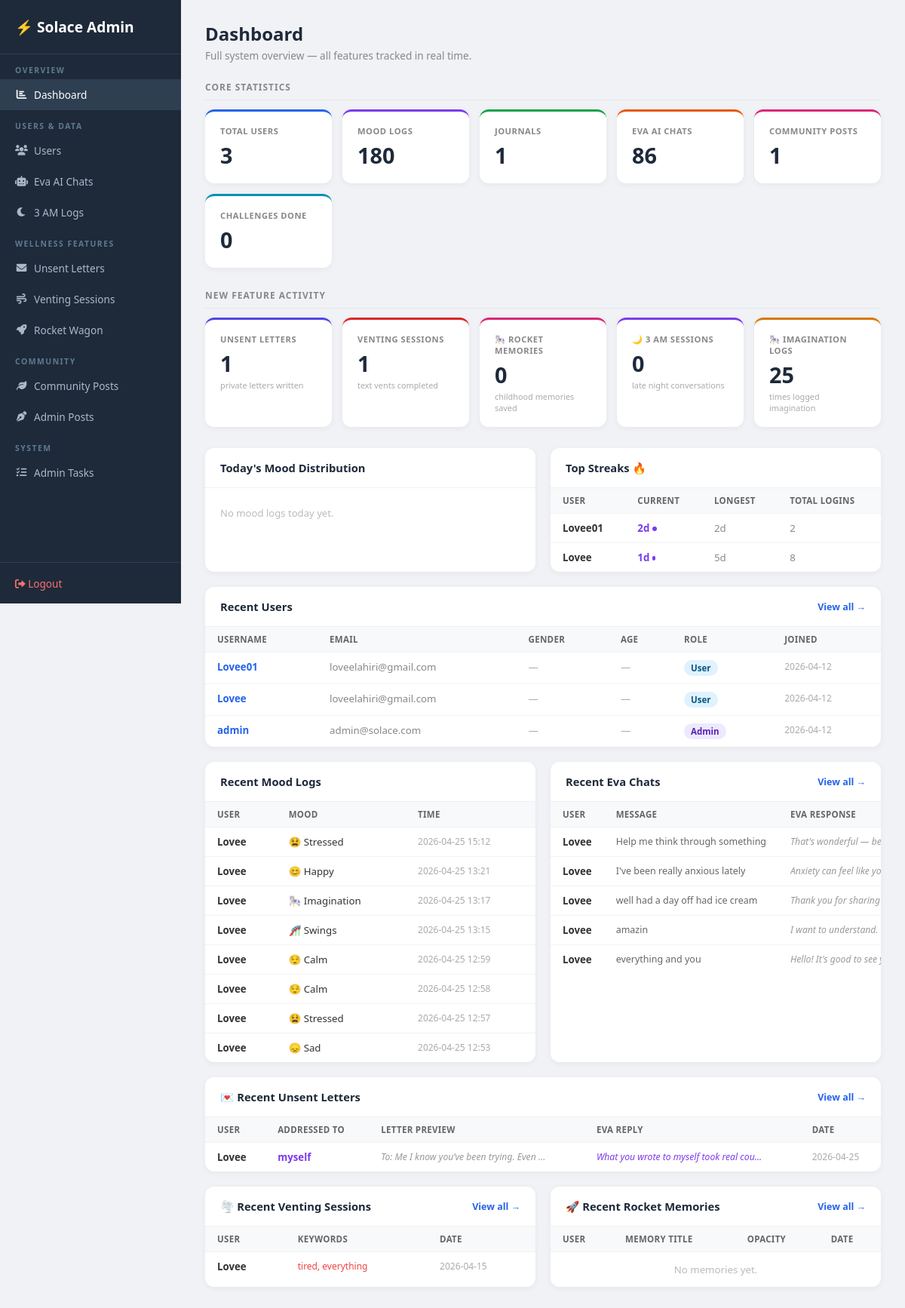
The page /admin (signed in) on the database its author committed.
### tables this page shows
CREATE TABLE login_streaks (
                id            INTEGER PRIMARY KEY AUTOINCREMENT,
                user_id       INTEGER UNIQUE REFERENCES users(id),
                current_streak INTEGER DEFAULT 0,
                longest_streak INTEGER DEFAULT 0,
                last_login_date TEXT,
                total_logins   INTEGER DEFAULT 0
            );

CREATE TABLE users (
                id         INTEGER PRIMARY KEY AUTOINCREMENT,
                username   TEXT UNIQUE NOT NULL,
                email      TEXT NOT NULL,
                password   TEXT NOT NULL,
                is_admin   INTEGER DEFAULT 0,
                created_at DATETIME DEFAULT CURRENT_TIMESTAMP
            , gender TEXT DEFAULT '', age INTEGER DEFAULT 0, age_group TEXT DEFAULT '', dob TEXT DEFAULT '');

CREATE TABLE mood_logs (
                id        INTEGER PRIMARY KEY AUTOINCREMENT,
                user_id   INTEGER NOT NULL REFERENCES users(id),
                mood      TEXT NOT NULL,
                timestamp DATETIME DEFAULT CURRENT_TIMESTAMP
            );

CREATE TABLE chat_history (
                id           INTEGER PRIMARY KEY AUTOINCREMENT,
                session_id   TEXT,
                user_id      INTEGER REFERENCES users(id),
                user_message TEXT,
                ai_response  TEXT,
                timestamp    DATETIME DEFAULT CURRENT_TIMESTAMP
            );

CREATE TABLE unsent_letters (
                id         INTEGER PRIMARY KEY AUTOINCREMENT,
                user_id    INTEGER REFERENCES users(id),
                addressed_to TEXT NOT NULL,
                letter     TEXT NOT NULL,
                eva_reply  TEXT,
                created_at DATETIME DEFAULT CURRENT_TIMESTAMP
            );

CREATE TABLE venting_sessions (
                id         INTEGER PRIMARY KEY AUTOINCREMENT,
                user_id    INTEGER REFERENCES users(id),
                transcript TEXT,
                keywords   TEXT,
                created_at DATETIME DEFAULT CURRENT_TIMESTAMP
            );

### app.py (the view)
@app.route("/admin")
@admin_required
def admin_dashboard() -> Any:
    with get_db() as conn:
        total_users      = conn.execute("SELECT COUNT(*) FROM users").fetchone()[0]
        total_moods      = conn.execute("SELECT COUNT(*) FROM mood_logs").fetchone()[0]
        total_journals   = conn.execute("SELECT COUNT(*) FROM journals").fetchone()[0]
        total_chats      = conn.execute("SELECT COUNT(*) FROM chat_history").fetchone()[0]
        total_posts      = conn.execute("SELECT COUNT(*) FROM community_posts").fetchone()[0]
        total_letters    = conn.execute("SELECT COUNT(*) FROM unsent_letters").fetchone()[0]
        total_vents      = conn.execute("SELECT COUNT(*) FROM venting_sessions").fetchone()[0]
        total_memories   = conn.execute("SELECT COUNT(*) FROM rocket_wagon").fetchone()[0]
        total_challenges = conn.execute("SELECT COUNT(*) FROM daily_challenges WHERE completed=1").fetchone()[0]
        total_3am        = conn.execute("""
            SELECT COUNT(*) FROM chat_history
            WHERE strftime('%H', timestamp) IN ('01','02','03','04')
        """).fetchone()[0]
        mood_today = conn.execute("""
            SELECT mood, COUNT(*) as cnt FROM mood_logs
            WHERE DATE(timestamp) = DATE('now')
            GROUP BY mood ORDER BY cnt DESC
        """).fetchall()
        total_imagination = conn.execute(
            "SELECT COUNT(*) FROM mood_logs WHERE mood='imagination'"
        ).fetchone()[0]
        recent_users = conn.execute(
            "SELECT id, username, email, is_admin, created_at, gender, age FROM users ORDER BY created_at DESC LIMIT 6"
        ).fetchall()
        recent_moods = conn.execute("""
            SELECT u.username, ml.mood, ml.timestamp
            FROM mood_logs ml JOIN users u ON ml.user_id=u.id
            ORDER BY ml.timestamp DESC LIMIT 8
        """).fetchall()
        recent_chats = conn.execute("""
            SELECT u.username, ch.user_message, ch.ai_response, ch.timestamp
            FROM chat_history ch JOIN users u ON ch.user_id=u.id
            ORDER BY ch.timestamp DESC LIMIT 5
        """).fetchall()
        recent_letters = conn.execute("""
            SELECT ul.*, u.username FROM unsent_letters ul
            JOIN users u ON ul.user_id=u.id
            ORDER BY ul.created_at DESC LIMIT 5
        """).fetchall()
        recent_vents = conn.execute("""
            SELECT vs.*, u.username FROM venting_sessions vs
            JOIN users u ON vs.user_id=u.id
            ORDER BY vs.created_at DESC LIMIT 5
        """).fetchall()
        recent_memories = conn.execute("""
            SELECT rw.*, u.username FROM rocket_wagon rw
            JOIN users u ON rw.user_id=u.id
            ORDER BY rw.created_at DESC LIMIT 5
        """).fetchall()
        top_streaks = conn.execute("""
            SELECT u.username, ls.current_streak, ls.longest_streak, ls.total_logins
            FROM login_streaks ls JOIN users u ON ls.user_id=u.id
            ORDER BY ls.current_streak DESC LIMIT 5
        """).fetchall()
    return render_template(
        "admin/dashboard.html",
        total_users=total_users, total_moods=total_moods,
        total_journals=total_journals, total_chats=total_chats,
        total_posts=total_posts, total_letters=total_letters,
        total_vents=total_vents, total_memories=total_memories,
        total_challenges=total_challenges, total_3am=total_3am,
        total_imagination=total_imagination,
        mood_today=mood_today,
        recent_users=recent_users, recent_moods=recent_moods,
        recent_chats=recent_chats, recent_letters=recent_letters,
        recent_vents=recent_vents, recent_memories=recent_memories,
        top_streaks=top_streaks,
    )

### templates/admin/dashboard.html (shortened to what this page needs)
<!DOCTYPE html>
<html lang="en">
<head>
<link rel="stylesheet" href="https://cdnjs.cloudflare.com/ajax/libs/font-awesome/6.0.0/css/all.min.css">
</head>
<body>
<aside class="sidebar">
  <div class="logo">⚡ Solace Admin</div>
  <nav>
    <div class="sl">Overview</div>
    <a href="/admin" class="active"><i class="fas fa-chart-bar fa-fw"></i> Dashboard</a>
    <div class="sl">Users & Data</div>
    <a href="/admin/users"><i class="fas fa-users fa-fw"></i> Users</a>
    <a href="/admin/chats"><i class="fas fa-robot fa-fw"></i> Eva AI Chats</a>
    <a href="/admin/three-am-logs"><i class="fas fa-moon fa-fw"></i> 3 AM Logs</a>
    <div class="sl">Wellness Features</div>
    <a href="/admin/unsent-letters"><i class="fas fa-envelope fa-fw"></i> Unsent Letters</a>
    <a href="/admin/venting-sessions"><i class="fas fa-wind fa-fw"></i> Venting Sessions</a>
    <a href="/admin/rocket-wagon"><i class="fas fa-rocket fa-fw"></i> Rocket Wagon</a>
    <div class="sl">Community</div>
    <a href="/admin/community"><i class="fas fa-leaf fa-fw"></i> Community Posts</a>
    <a href="/admin/posts"><i class="fas fa-pen-nib fa-fw"></i> Admin Posts</a>
    <div class="sl">System</div>
    <a href="/admin/tasks"><i class="fas fa-tasks fa-fw"></i> Admin Tasks</a>
  </nav>
  <div class="bot"><a href="/logout"><i class="fas fa-sign-out-alt"></i> Logout</a></div>
</aside>
<div class="main">
  <div class="page-hd">
    <h1>Dashboard</h1>
    <p>Full system overview — all features tracked in real time.</p>
  </div>
  <div class="section-lbl">Core Statistics</div>
  <div class="stats-grid">
    <div class="stat blue">
      <div class="stat-lbl">Total Users</div>
      <div class="stat-val">{{ total_users }}</div>
    </div>
    <div class="stat purple">
      <div class="stat-lbl">Mood Logs</div>
      <div class="stat-val">{{ total_moods }}</div>
    </div>
    <div class="stat green">
      <div class="stat-lbl">Journals</div>
      <div class="stat-val">{{ total_journals }}</div>
    </div>
    <div class="stat orange">
      <div class="stat-lbl">Eva AI Chats</div>
      <div class="stat-val">{{ total_chats }}</div>
    </div>
    <div class="stat pink">
      <div class="stat-lbl">Community Posts</div>
      <div class="stat-val">{{ total_posts }}</div>
    </div>
    <div class="stat teal">
      <div class="stat-lbl">Challenges Done</div>
      <div class="stat-val">{{ total_challenges }}</div>
    </div>
  </div>
  <div class="section-lbl">New Feature Activity</div>
  <div class="stats-grid">
    <div class="stat indigo">
      <div class="stat-lbl">Unsent Letters</div>
      <div class="stat-val">{{ total_letters }}</div>
      <div class="stat-sub">private letters written</div>
    </div>
    <div class="stat red">
      <div class="stat-lbl">Venting Sessions</div>
      <div class="stat-val">{{ total_vents }}</div>
      <div class="stat-sub">text vents completed</div>
    </div>
    <div class="stat pink">
      <div class="stat-lbl">🎠 Rocket Memories</div>
      <div class="stat-val">{{ total_memories }}</div>
      <div class="stat-sub">childhood memories saved</div>
    </div>
    <div class="stat purple">
      <div class="stat-lbl">🌙 3 AM Sessions</div>
      <div class="stat-val">{{ total_3am }}</div>
      <div class="stat-sub">late night conversations</div>
    </div>
    <div class="stat yellow">
      <div class="stat-lbl">🎠 Imagination Logs</div>
      <div class="stat-val">{{ total_imagination }}</div>
      <div class="stat-sub">times logged imagination</div>
    </div>
  </div>
  <div class="grid2">
    <div class="card">
      <div class="card-hd">Today's Mood Distribution</div>
      <div style="padding:16px 20px;">
        {% set MOOD_EMOJI = {'happy':'😊','sad':'😞','angry':'😡','anxious':'😰','calm':'😌','stressed':'😫','tired':'😴','imagination':'🎠','swings':'🎢'} %}
        {% set MOOD_COLOR = {'happy':'#FFD700','sad':'#4FC3F7','angry':'#EF5350','anxious':'#AB47BC','calm':'#66BB6A','stressed':'#FF7043','tired':'#90A4AE','imagination':'#FF69B4','swings':'#9C27B0'} %}
        {% set max_cnt = mood_today[0].cnt if mood_today else 1 %}
        {% for m in mood_today %}
        <div class="mood-today-row">
          <div class="mood-today-label">{{ MOOD_EMOJI.get(m.mood,'✨') }} {{ m.mood|capitalize }}</div>
          <div class="mood-today-bar-wrap">
            <div class="mood-today-bar" style="width:{{ ((m.cnt/max_cnt)*100)|int }}%;background:{{ MOOD_COLOR.get(m.mood,'#7c3aed') }};"></div>
          </div>
          <div class="mood-today-count">{{ m.cnt }}</div>
        </div>
        {% else %}
        <p style="color:#bbb;font-size:0.82rem;padding:8px 0;">No mood logs today yet.</p>
        {% endfor %}
      </div>
    </div>
    <div class="card">
      <div class="card-hd">Top Streaks 🔥</div>
      <table>
        <thead><tr><th>User</th><th>Current</th><th>Longest</th><th>Total Logins</th></tr></thead>
        <tbody>
          {% for s in top_streaks %}
          <tr>
            <td style="font-weight:600">{{ s.username }}</td>
            <td>
              <span style="font-weight:800;color:#7c3aed;">{{ s.current_streak }}d</span>
              <span class="streak-bar" style="width:{{ [s.current_streak * 3, 80]|min }}px;"></span>
            </td>
            <td style="color:#888;">{{ s.longest_streak }}d</td>
            <td style="color:#888;">{{ s.total_logins }}</td>
          </tr>
          {% else %}
          <tr><td colspan="4" style="color:#bbb;text-align:center;padding:16px;">No streak data yet.</td></tr>
          {% endfor %}
        </tbody>
      </table>
    </div>
  </div>
  <div class="card">
    <div class="card-hd">Recent Users <a href="/admin/users">View all →</a></div>
    <table>
      <thead><tr><th>Username</th><th>Email</th><th>Gender</th><th>Age</th><th>Role</th><th>Joined</th></tr></thead>
      <tbody>
        {% for u in recent_users %}
        <tr>
          <td><a href="/admin/users/{{ u.id }}" style="color:#2563eb;text-decoration:none;font-weight:700;">{{ u.username }}</a></td>
          <td style="color:#888;">{{ u.email }}</td>
          <td style="color:#aaa;">{{ u.gender or '—' }}</td>
          <td style="color:#aaa;">{{ u.age or '—' }}</td>
          <td><span class="badge {{ 'admin' if u.is_admin else 'user' }}">{{ 'Admin' if u.is_admin else 'User' }}</span></td>
          <td style="color:#aaa;font-size:0.75rem;">{{ (u.created_at or '')[:10] }}</td>
        </tr>
        {% endfor %}
      </tbody>
    </table>
  </div>
  <div class="grid2">
    <div class="card">
      <div class="card-hd">Recent Mood Logs</div>
      <table>
        <thead><tr><th>User</th><th>Mood</th><th>Time</th></tr></thead>
        <tbody>
          {% for m in recent_moods %}
          <tr>
            <td style="font-weight:600;">{{ m.username }}</td>
            <td>{{ MOOD_EMOJI.get(m.mood,'✨') if MOOD_EMOJI is defined else '' }} {{ m.mood|capitalize }}</td>
            <td style="color:#aaa;font-size:0.75rem;">{{ (m.timestamp or '')[:16] }}</td>
          </tr>
          {% endfor %}
        </tbody>
      </table>
    </div>
    <div class="card">
      <div class="card-hd">Recent Eva Chats <a href="/admin/chats">View all →</a></div>
      <table>
        <thead><tr><th>User</th><th>Message</th><th>Eva Response</th></tr></thead>
        <tbody>
          {% for c in recent_chats %}
          <tr>
            <td style="font-weight:600;white-space:nowrap;">{{ c.username }}</td>
            <td><div class="preview">{{ c.user_message }}</div></td>
            <td><div class="italic-prev">{{ c.ai_response }}</div></td>
          </tr>
          {% endfor %}
        </tbody>
      </table>
    </div>
  </div>
  <div class="card">
    <div class="card-hd">💌 Recent Unsent Letters <a href="/admin/unsent-letters">View all →</a></div>
    <table>
      <thead><tr><th>User</th><th>Addressed To</th><th>Letter Preview</th><th>Eva Reply</th><th>Date</th></tr></thead>
      <tbody>
        {% for l in recent_letters %}
        <tr>
          <td style="font-weight:600;">{{ l.username }}</td>
          <td style="color:#7c3aed;font-weight:600;">{{ l.addressed_to or '—' }}</td>
          <td><div class="italic-prev">{{ l.letter }}</div></td>
          <td><div class="italic-prev" style="color:#7c3aed;">{{ l.eva_reply or '—' }}</div></td>
          <td style="color:#aaa;font-size:0.75rem;">{{ (l.created_at or '')[:10] }}</td>
        </tr>
        {% else %}
        <tr><td colspan="5" style="color:#bbb;text-align:center;padding:14px;">No unsent letters yet.</td></tr>
        {% endfor %}
      </tbody>
    </table>
  </div>
  <div class="grid2">
    <div class="card">
      <div class="card-hd">🌪️ Recent Venting Sessions <a href="/admin/venting-sessions">View all →</a></div>
      <table>
        <thead><tr><th>User</th><th>Keywords</th><th>Date</th></tr></thead>
        <tbody>
          {% for v in recent_vents %}
          <tr>
            <td style="font-weight:600;">{{ v.username }}</td>
            <td style="color:#ef4444;font-size:0.75rem;">{{ (v.keywords or '')[:60] }}</td>
            <td style="color:#aaa;font-size:0.75rem;">{{ (v.created_at or '')[:10] }}</td>
          </tr>
          {% else %}
          <tr><td colspan="3" style="color:#bbb;text-align:center;padding:14px;">No venting sessions yet.</td></tr>
          {% endfor %}
        </tbody>
      </table>
    </div>
    <div class="card">
      <div class="card-hd">🚀 Recent Rocket Memories <a href="/admin/rocket-wagon">View all →</a></div>
      <table>
        <thead><tr><th>User</th><th>Memory Title</th><th>Opacity</th><th>Date</th></tr></thead>
        <tbody>
          {% for m in recent_memories %}
          <tr>
            <td style="font-weight:600;">{{ m.username }}</td>
            <td>{{ m.memory_title }}</td>
            <td>
              <div style="width:50px;background:#f0f0f0;border-radius:4px;height:6px;overflow:hidden;">
                <div style="width:{{ ((m.opacity or 1.0)*100)|int }}%;background:#FF69B4;height:100%;border-radius:4px;"></div>
              </div>
            </td>
            <td style="color:#aaa;font-size:0.75rem;">{{ (m.created_at or '')[:10] }}</td>
          </tr>
          {% else %}
          <tr><td colspan="4" style="color:#bbb;text-align:center;padding:14px;">No memories yet.</td></tr>
          {% endfor %}
        </tbody>
      </table>
    </div>
  </div>
</div>
</body>
</html>

### rows shown on the page
login_streaks: username "Lovee01", current_streak "2", {{ [s.current_streak * 3, 80]|min }} 6 (drawn), longest_streak "2", total_logins "2"
login_streaks: username "Lovee", current_streak "1", {{ [s.current_streak * 3, 80]|min }} 3 (drawn), longest_streak "5", total_logins "8"
users: username "Lovee01", email "loveelahiri@gmail.com", gender "—", age "—", is_admin "User", created_at "2026-04-12"
users: username "Lovee", email "loveelahiri@gmail.com", gender "—", age "—", is_admin "User", created_at "2026-04-12"
users: username "admin", email "admin@solace.com", gender "—", age "—", is_admin "Admin", created_at "2026-04-12"
mood_logs: username "Lovee", mood "😫", mood "Stressed", timestamp "2026-04-25 15:12"
mood_logs: username "Lovee", mood "😊", mood "Happy", timestamp "2026-04-25 13:21"
mood_logs: username "Lovee", mood "🎠", mood "Imagination", timestamp "2026-04-25 13:17"
mood_logs: username "Lovee", mood "🎢", mood "Swings", timestamp "2026-04-25 13:15"
mood_logs: username "Lovee", mood "😌", mood "Calm", timestamp "2026-04-25 12:59"
mood_logs: username "Lovee", mood "😌", mood "Calm", timestamp "2026-04-25 12:58"
mood_logs: username "Lovee", mood "😫", mood "Stressed", timestamp "2026-04-25 12:57"
mood_logs: username "Lovee", mood "😞", mood "Sad", timestamp "2026-04-25 12:53"
chat_history: username "Lovee", user_message "Help me think through something", ai_response "That's wonderful — being with people…"
chat_history: username "Lovee", user_message "I've been really anxious lately", ai_response "Anxiety can feel like your mind is racin…"
chat_history: username "Lovee", user_message "well had a day off had ice cream", ai_response "Thank you for sharing that with me. W…"
chat_history: username "Lovee", user_message "amazin", ai_response "I want to understand. Can you share a…"
chat_history: username "Lovee", user_message "everything and you", ai_response "Hello! It's good to see you. How has yo…"
unsent_letters: username "Lovee", addressed_to "myself", letter "To: Me I know you’ve been trying. Even…", eva_reply "What you wrote to myself took real cou…", created_at "2026-04-25"
venting_sessions: username "Lovee", keywords "tired, everything", created_at "2026-04-15"

### other values the page prints
{{ total_users }} "3"
{{ total_moods }} "180"
{{ total_journals }} "1"
{{ total_chats }} "86"
{{ total_posts }} "1"
{{ total_challenges }} "0"
{{ total_letters }} "1"
{{ total_vents }} "1"
{{ total_memories }} "0"
{{ total_3am }} "0"
{{ total_imagination }} "25"
